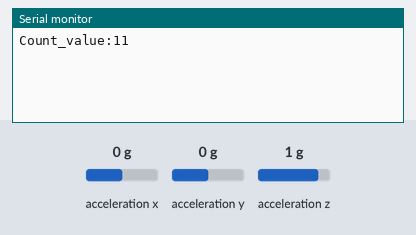
Recording of a sketch running on a simulated Arduino Uno, built with avr-gcc and run on an emulated ATmega328P. Parts: the last lines printed to the serial monitor. Wiring (inferred from the names in the program): ADXL345 accelerometer at I2C address 0x53. The inputs (shaded band) are chosen by the test bench; at power-on: acceleration z 1 g, acceleration x 0 g, acceleration y 0 g.

Above: at 1.2 s.
1.3 s: acceleration z set to -1.4 g
At 2.6 s:
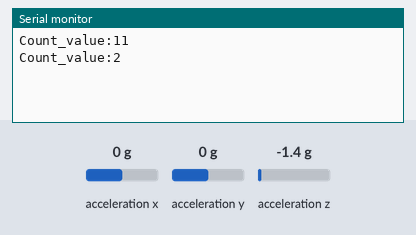
2.8 s: acceleration x set to -1.4 g
At 3.6 s:
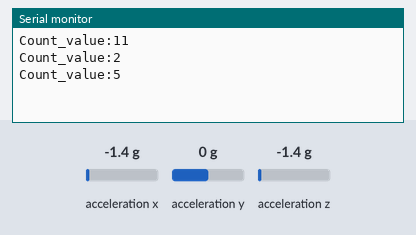
4.3 s: acceleration x set to 0 g
At 4.9 s:
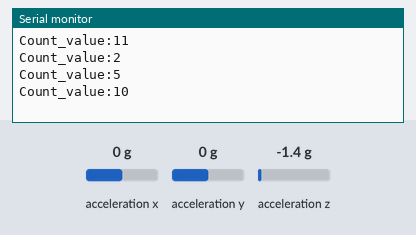
5.8 s: acceleration y set to -1.4 g
At 7.5 s:
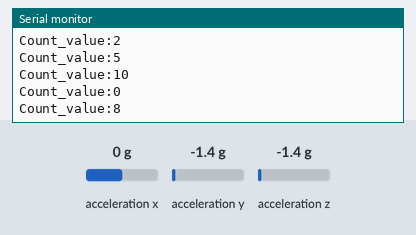
Timing chart, 0 to 8.3 s (numbered marks = the images above; inputs shaded):
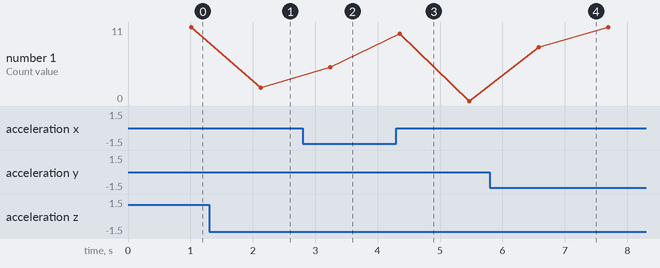

The sketch:

DirTransfer.ino
```cpp
/*
Scott Pollard
POL13390234

CMP3XXXX
Project - Feed Bruce's cats

Arduino Code - C/C++  DIRECT TRANSMIT TO PHONE VERSION
*/

#include <SPI.h>
#include <Wire.h>
//#include <Time.h>
//#include <TimeLib.h>

#define DEVICE (0x53) // Device address as specified in data sheet

byte _buff[6];

String date = "30:03:2016"; //Set data manually here

int hour = 15; //Set rough starting time manually here
int second = 0;

int j = 0;
int stepC = 0;

uint8_t BytesToRead = 6;

char POWER_CTL = 0x2D;  //Power Control Register
char DATA_FORMAT = 0x31;
char DATAX0 = 0x32; //X-Axis Data 0
char DATAX1 = 0x33; //X-Axis Data 1
char DATAY0 = 0x34; //Y-Axis Data 0
char DATAY1 = 0x35; //Y-Axis Data 1
char DATAZ0 = 0x36; //Z-Axis Data 0
char DATAZ1 = 0x37; //Z-Axis Data 1


void setup(){
  Wire.begin();
  Serial.begin(9600);
  while (!Serial) { delay(100); } //Wait for Serial to start for output
  //Serial.print("Starting Serial Output...");

  //Put the ADXL345 into +/- 4G range by writing the value 0x01 to the DATA_FORMAT register.
  writeTo(DATA_FORMAT, 0x01);
  //Put the ADXL345 into Measurement Mode by writing 0x08 to the POWER_CTL register.
  writeTo(POWER_CTL, 0x08);


}

void loop(){


  j = j + 1;


  readFrom( DATAX0, BytesToRead, _buff);

    int x = (((int)_buff[1]) << 8) | _buff[0];
  int y = (((int)_buff[3]) << 8) | _buff[2];
  int z = (((int)_buff[5]) << 8) | _buff[4];

  x = x - 25;
  y = y + 25;
  z = z + 120;

  //Serial.print("x: ");
  //Serial.print( x );
  //Serial.print(" y: ");
  //Serial.print( y );
  //Serial.print(" z: ");
  //Serial.println( z );

 int res = sqrt( pow(x,2) + pow(y,2) + pow(z,2));  //Calculate vector

  //Serial.println( res );

  if (res > 100){
    stepC++;
    //Serial.print("COUNTED!  ");
    //Serial.println( stepC );
    }

  if (j > 10)
  {
    Serial.print("Count_value:");
    Serial.println(stepC);
    stepC = 0;
    j = 0;
  }

  delay(100); //should be 100
}

void writeTo(byte address, byte val){
  Wire.beginTransmission(DEVICE); // start transmission to device
  Wire.write(address);             // send register address
  Wire.write(val);                 // send value to write
  Wire.endTransmission();         // end transmission
}

void readFrom(byte address, int num, byte _buff[]){
 Wire.beginTransmission(DEVICE); // start transmission to device
  Wire.write(address);             // sends address to read from
  Wire.endTransmission();         // end transmission

  Wire.beginTransmission(DEVICE); // start transmission to device
  Wire.requestFrom(DEVICE, num);    // request 6 bytes from device

  int i = 0;
  while(Wire.available())         // device may send less than requested (abnormal)
  {
    _buff[i] = Wire.read();    // receive a byte
    i++;
  }
  Wire.endTransmission();         // end transmission
}
```

Measured:
- after the input at 1.3 s, the serial monitor: prints a new line after 0.83 s (image 1)
- after the input at 2.8 s, the serial monitor: prints a new line after 0.44 s (image 2)
- after the input at 4.3 s, the serial monitor: prints a new line after 0.06 s (image 3)
- after the input at 5.8 s, the serial monitor: prints a new line after 0.78 s (image 4)
- plotted number 1: 11 → 2 after the input at 1.3 s, 2 → 5 after the input at 2.8 s, 5 → 0 after the input at 4.3 s, 0 → 11 after the input at 5.8 s
